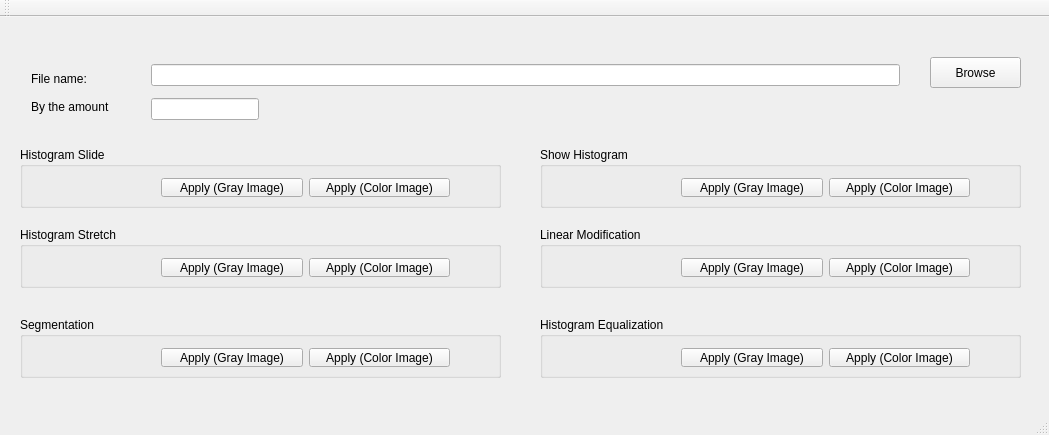
<?xml version="1.0" encoding="UTF-8"?>
<ui version="4.0">
 <class>MainWindow</class>
 <widget class="QMainWindow" name="MainWindow">
  <property name="geometry">
   <rect>
    <x>0</x>
    <y>0</y>
    <width>1049</width>
    <height>435</height>
   </rect>
  </property>
  <property name="windowTitle">
   <string>MainWindow</string>
  </property>
  <widget class="QWidget" name="centralWidget">
   <widget class="QGroupBox" name="gBox_hisSlide">
    <property name="geometry">
     <rect>
      <x>20</x>
      <y>130</y>
      <width>481</width>
      <height>61</height>
     </rect>
    </property>
    <property name="title">
     <string>Histogram Slide</string>
    </property>
    <widget class="QWidget" name="layoutWidget">
     <property name="geometry">
      <rect>
       <x>130</x>
       <y>20</y>
       <width>311</width>
       <height>41</height>
      </rect>
     </property>
     <layout class="QHBoxLayout" name="horizontalLayout_hisSlide">
      <item>
       <widget class="QPushButton" name="btn_hisSlide_gray">
        <property name="text">
         <string>Apply (Gray Image)</string>
        </property>
       </widget>
      </item>
      <item>
       <widget class="QPushButton" name="btn_hisSlide_Color">
        <property name="text">
         <string>Apply (Color Image)</string>
        </property>
       </widget>
      </item>
     </layout>
    </widget>
   </widget>
   <widget class="QWidget" name="layoutWidget">
    <property name="geometry">
     <rect>
      <x>20</x>
      <y>40</y>
      <width>111</width>
      <height>71</height>
     </rect>
    </property>
    <layout class="QVBoxLayout" name="verticalLayout_label">
     <item>
      <widget class="QLabel" name="lb_fileName">
       <property name="text">
        <string>File name:</string>
       </property>
      </widget>
     </item>
     <item>
      <widget class="QLabel" name="lb_c">
       <property name="text">
        <string>By the amount</string>
       </property>
      </widget>
     </item>
    </layout>
   </widget>
   <widget class="QWidget" name="layoutWidget">
    <property name="geometry">
     <rect>
      <x>140</x>
      <y>30</y>
      <width>771</width>
      <height>91</height>
     </rect>
    </property>
    <layout class="QVBoxLayout" name="verticalLayout_lineEdit">
     <item>
      <widget class="QLineEdit" name="ln_fileName"/>
     </item>
     <item>
      <widget class="QLineEdit" name="ln_c">
       <property name="sizePolicy">
        <sizepolicy hsizetype="Fixed" vsizetype="Fixed">
         <horstretch>0</horstretch>
         <verstretch>0</verstretch>
        </sizepolicy>
       </property>
      </widget>
     </item>
    </layout>
   </widget>
   <widget class="QPushButton" name="btn_browse">
    <property name="geometry">
     <rect>
      <x>930</x>
      <y>40</y>
      <width>91</width>
      <height>31</height>
     </rect>
    </property>
    <property name="text">
     <string>Browse</string>
    </property>
   </widget>
   <widget class="QGroupBox" name="gBox_hisStretch">
    <property name="geometry">
     <rect>
      <x>20</x>
      <y>210</y>
      <width>481</width>
      <height>61</height>
     </rect>
    </property>
    <property name="title">
     <string>Histogram Stretch</string>
    </property>
    <widget class="QWidget" name="layoutWidget_3">
     <property name="geometry">
      <rect>
       <x>130</x>
       <y>20</y>
       <width>311</width>
       <height>41</height>
      </rect>
     </property>
     <layout class="QHBoxLayout" name="horizontalLayout_hisStretch">
      <item>
       <widget class="QPushButton" name="btn_hisStretch_gray">
        <property name="text">
         <string>Apply (Gray Image)</string>
        </property>
       </widget>
      </item>
      <item>
       <widget class="QPushButton" name="btn_hisStretch_Color">
        <property name="text">
         <string>Apply (Color Image)</string>
        </property>
       </widget>
      </item>
     </layout>
    </widget>
   </widget>
   <widget class="QGroupBox" name="gBox_segmentation">
    <property name="geometry">
     <rect>
      <x>20</x>
      <y>300</y>
      <width>481</width>
      <height>61</height>
     </rect>
    </property>
    <property name="title">
     <string>Segmentation</string>
    </property>
    <widget class="QWidget" name="layoutWidget">
     <property name="geometry">
      <rect>
       <x>130</x>
       <y>20</y>
       <width>311</width>
       <height>41</height>
      </rect>
     </property>
     <layout class="QHBoxLayout" name="horizontalLayout">
      <item>
       <widget class="QPushButton" name="btn_segmentation_gray">
        <property name="text">
         <string>Apply (Gray Image)</string>
        </property>
       </widget>
      </item>
      <item>
       <widget class="QPushButton" name="btn_segmentation_Color">
        <property name="text">
         <string>Apply (Color Image)</string>
        </property>
       </widget>
      </item>
     </layout>
    </widget>
   </widget>
   <widget class="QGroupBox" name="gBox_showHistogram">
    <property name="geometry">
     <rect>
      <x>540</x>
      <y>130</y>
      <width>481</width>
      <height>61</height>
     </rect>
    </property>
    <property name="title">
     <string>Show Histogram</string>
    </property>
    <widget class="QWidget" name="layoutWidget_4">
     <property name="geometry">
      <rect>
       <x>130</x>
       <y>20</y>
       <width>311</width>
       <height>41</height>
      </rect>
     </property>
     <layout class="QHBoxLayout" name="horizontalLayout_showHis">
      <item>
       <widget class="QPushButton" name="btn_showHis_gray">
        <property name="text">
         <string>Apply (Gray Image)</string>
        </property>
       </widget>
      </item>
      <item>
       <widget class="QPushButton" name="btn_showHis_Color">
        <property name="text">
         <string>Apply (Color Image)</string>
        </property>
       </widget>
      </item>
     </layout>
    </widget>
   </widget>
   <widget class="QGroupBox" name="gBox_linearModification">
    <property name="geometry">
     <rect>
      <x>540</x>
      <y>210</y>
      <width>481</width>
      <height>61</height>
     </rect>
    </property>
    <property name="title">
     <string>Linear Modification</string>
    </property>
    <widget class="QWidget" name="layoutWidget_6">
     <property name="geometry">
      <rect>
       <x>130</x>
       <y>20</y>
       <width>311</width>
       <height>41</height>
      </rect>
     </property>
     <layout class="QHBoxLayout" name="horizontalLayout_linearModification">
      <item>
       <widget class="QPushButton" name="btn_linearModification_gray">
        <property name="text">
         <string>Apply (Gray Image)</string>
        </property>
       </widget>
      </item>
      <item>
       <widget class="QPushButton" name="btn_linearModification_Color">
        <property name="text">
         <string>Apply (Color Image)</string>
        </property>
       </widget>
      </item>
     </layout>
    </widget>
   </widget>
   <widget class="QGroupBox" name="gBox_histogramEqual">
    <property name="geometry">
     <rect>
      <x>540</x>
      <y>300</y>
      <width>481</width>
      <height>61</height>
     </rect>
    </property>
    <property name="title">
     <string>Histogram Equalization</string>
    </property>
    <widget class="QWidget" name="layoutWidget_7">
     <property name="geometry">
      <rect>
       <x>130</x>
       <y>20</y>
       <width>311</width>
       <height>41</height>
      </rect>
     </property>
     <layout class="QHBoxLayout" name="horizontalLayout_histogramEqual">
      <item>
       <widget class="QPushButton" name="btn_histogramEqual_gray">
        <property name="text">
         <string>Apply (Gray Image)</string>
        </property>
       </widget>
      </item>
      <item>
       <widget class="QPushButton" name="btn_histogramEqual_Color">
        <property name="text">
         <string>Apply (Color Image)</string>
        </property>
       </widget>
      </item>
     </layout>
    </widget>
   </widget>
   <zorder>layoutWidget</zorder>
   <zorder>btn_browse</zorder>
   <zorder>layoutWidget</zorder>
   <zorder>gBox_hisSlide</zorder>
   <zorder>gBox_hisStretch</zorder>
   <zorder>gBox_segmentation</zorder>
   <zorder>gBox_showHistogram</zorder>
   <zorder>gBox_linearModification</zorder>
   <zorder>gBox_histogramEqual</zorder>
  </widget>
  <widget class="QMenuBar" name="menuBar">
   <property name="geometry">
    <rect>
     <x>0</x>
     <y>0</y>
     <width>1049</width>
     <height>20</height>
    </rect>
   </property>
  </widget>
  <widget class="QToolBar" name="mainToolBar">
   <attribute name="toolBarArea">
    <enum>TopToolBarArea</enum>
   </attribute>
   <attribute name="toolBarBreak">
    <bool>false</bool>
   </attribute>
  </widget>
  <widget class="QStatusBar" name="statusBar"/>
 </widget>
 <layoutdefault spacing="6" margin="11"/>
 <resources/>
 <connections/>
</ui>
